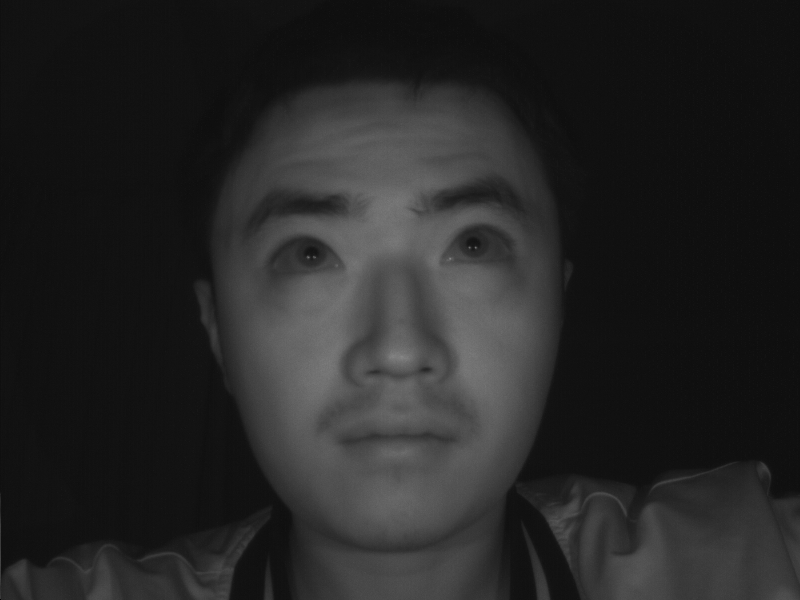
//> input picture 1.bmp, 800 x 600 px
$ ./Lunwen3   (built with g++ and OpenCV 4)
//> lines starting //> are read from the running program, lines starting //| are printed output that depends on the picture; after the words box and inside, x2 and y2 are one past the last pixel; in counts of white or black regions, pixels touching at a corner belong together
#include <opencv2/opencv.hpp>
#include <iostream>
#include <vector>
#include <cmath>
#include <algorithm>

class GradientIntersect {
private:
    // 创建网格向量场
    cv::Mat createGrid(int rows, int cols) {
        cv::Mat grid(2 * rows - 1, 2 * cols - 1, CV_32FC2);

        for (int y = 1 - rows; y < rows; y++) {
            for (int x = 1 - cols; x < cols; x++) {
                float norm = std::sqrt(x * x + y * y);
                if (norm == 0) norm = 1;
                int grid_y = y + rows - 1;
                int grid_x = x + cols - 1;
                grid.at<cv::Vec2f>(grid_y, grid_x) = cv::Vec2f(y / norm, x / norm);
            }
        }
        return grid;
    }

    // 计算归一化梯度
    cv::Mat createGradient(const cv::Mat& image) {
        cv::Mat grad_x, grad_y;
        cv::Sobel(image, grad_x, CV_32F, 1, 0);
        cv::Sobel(image, grad_y, CV_32F, 0, 1);

        cv::Mat gradient(image.size(), CV_32FC2);
        for (int y = 0; y < image.rows; y++) {
            for (int x = 0; x < image.cols; x++) {
                float gx = grad_x.at<float>(y, x);
                float gy = grad_y.at<float>(y, x);
                float norm = std::sqrt(gx * gx + gy * gy);
                if (norm == 0) norm = 1;
                gradient.at<cv::Vec2f>(y, x) = cv::Vec2f(gy / norm, gx / norm);
            }
        }
        return gradient;
    }

public:
    cv::Point locate(const cv::Mat& image, double sigma = 2, int accuracy = 1) {
        // 转换图像为浮点型并归一化
        cv::Mat float_image;
        image.convertTo(float_image, CV_32F);
        cv::normalize(float_image, float_image, 0, 1, cv::NORM_MINMAX);

        // 高斯模糊
        cv::Mat blurred;
        cv::GaussianBlur(float_image, blurred, cv::Size(0, 0), sigma);

        // 获取网格和梯度
        cv::Mat grid = createGrid(image.rows, image.cols);
        cv::Mat gradient = createGradient(float_image);

        // 创建得分矩阵
        cv::Mat scores = cv::Mat::zeros(image.size(), CV_32F);

        // 计算每个像素的得分
        for (int cy = 0; cy < image.rows; cy += accuracy) {
            for (int cx = 0; cx < image.cols; cx += accuracy) {
                float score = 0;
                for (int y = 0; y < image.rows; y++) {
                    for (int x = 0; x < image.cols; x++) {
                        cv::Vec2f disp = grid.at<cv::Vec2f>(
                            image.rows - cy - 1 + y,
                            image.cols - cx - 1 + x
                        );
                        cv::Vec2f grad = gradient.at<cv::Vec2f>(y, x);
                        float dot = disp[0] * grad[0] + disp[1] * grad[1];
                        score += dot * dot;
                    }
                }
                scores.at<float>(cy, cx) = score * (1 - blurred.at<float>(cy, cx));
            }
        }

        // 找到得分最高的点
        cv::Point maxLoc;
        cv::minMaxLoc(scores, nullptr, nullptr, nullptr, &maxLoc);
        return maxLoc;
    }

    // 添加获取梯度图的方法
    cv::Mat getGradientImage(const cv::Mat& image) {
        cv::Mat float_image;
        image.convertTo(float_image, CV_32F);
        cv::normalize(float_image, float_image, 0, 1, cv::NORM_MINMAX);

        cv::Mat gradient = createGradient(float_image);

        // 转换梯度为可视化图像
        cv::Mat gradient_vis(image.size(), CV_8UC1);
        for (int y = 0; y < image.rows; y++) {
            for (int x = 0; x < image.cols; x++) {
                cv::Vec2f grad = gradient.at<cv::Vec2f>(y, x);
                float magnitude = std::sqrt(grad[0] * grad[0] + grad[1] * grad[1]);
                gradient_vis.at<uchar>(y, x) = cv::saturate_cast<uchar>(magnitude * 255);
            }
        }
        return gradient_vis;
    }
};

int main() {
    // 读取图像
    cv::Mat image = cv::imread("1.bmp", cv::IMREAD_GRAYSCALE);
//> image is the input picture: 600 rows x 800 cols, CV_8UC1; min 0, max 135, mean 37.7
    if (image.empty()) {
        std::cerr << "Error: Unable to load image!" << std::endl;
        return -1;
    }
    std::cout << "Image loaded successfully. Size: " << image.size() << std::endl;
//| Image loaded successfully. Size: [800 x 600]

    // 加载眼睛检测器
    cv::CascadeClassifier eye_cascade;
    if (!eye_cascade.load("haarcascades/haarcascade_eye.xml")) {
        std::cerr << "Error: Unable to load eye cascade classifier!" << std::endl;
        return -1;
    }

    // 眼睛检测
    std::vector<cv::Rect> eyes;
    eye_cascade.detectMultiScale(image, eyes, 1.1, 4, 0, cv::Size(30, 30));
//> eyes = 2 Rects (x, y, width, height): [435, 206, 79, 79], [264, 213, 82, 82]
    if (eyes.size() != 2) {
        std::cerr << "Error: Exactly two eyes are required for this operation!" << std::endl;
        return -1;
    }

    // 按x坐标排序，确保左眼在前，右眼在后
    std::sort(eyes.begin(), eyes.end(), [](const cv::Rect& a, const cv::Rect& b) {
        return a.x < b.x;
        });
//> eyes = 2 Rects (x, y, width, height): [264, 213, 82, 82], [435, 206, 79, 79]

    // 创建检测器
    GradientIntersect detector;

    // 处理左眼
    cv::Mat left_eye = image(eyes[0]);
    cv::Point left_pupil = detector.locate(left_eye);
//> after the loop in locate, `for (int cy = 0; cy < image.rows; cy += accuracy)`:
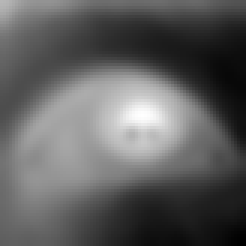
//> scores: 82 rows x 82 cols, CV_32FC1 (shown 3 times larger); min 195.6, max 3843.7, mean 1555.5; drawn with min black and max white
//> in locate, `cv::minMaxLoc(scores, nullptr, nullptr, nullptr, &maxLoc);`: maxLoc = Point(47, 38)
//> left_pupil = Point(47, 38)
    cv::Mat left_gradient = detector.getGradientImage(left_eye);
//> after the loop in getGradientImage, `for (int y = 0; y < image.rows; y++)`:
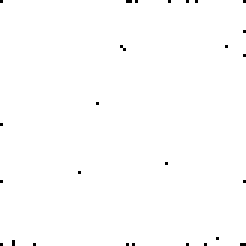
//> gradient_vis: 82 rows x 82 cols, CV_8UC1 (shown 3 times larger); 99.6% white; black in thin lines or dots

    // 处理右眼
    cv::Mat right_eye = image(eyes[1]);
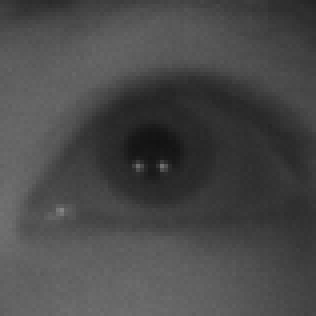
//> right_eye: 79 rows x 79 cols, CV_8UC1 (shown 4 times larger); min 18, max 130, mean 73
    cv::Point right_pupil = detector.locate(right_eye);
//> call 2 of locate, with sigma = 2, accuracy = 1
//> in locate (call 2), `cv::normalize(float_image, float_image, 0, 1, cv::NORM_MINMAX);`:
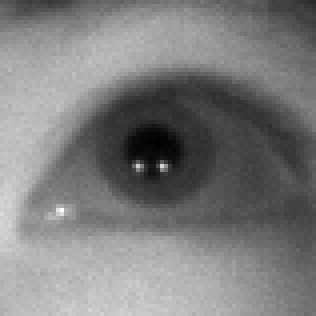
//> float_image: 79 rows x 79 cols, CV_32FC1 (shown 4 times larger); min 0, max 1, mean 0.491
//> in createGradient (call 3), `cv::Sobel(image, grad_y, CV_32F, 0, 1);`:
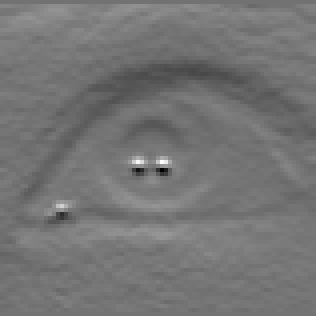
//> grad_y: 79 rows x 79 cols, CV_32FC1 (shown 4 times larger); min -1.81, max 2.21, mean 0.0339; drawn with min black and max white
//> after the loop in locate (call 2), `for (int cy = 0; cy < image.rows; cy += accuracy)`:
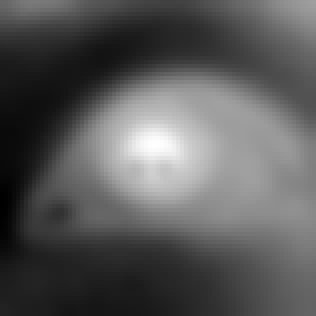
//> scores: 79 rows x 79 cols, CV_32FC1 (shown 4 times larger); min 582.4, max 3523.7, mean 1618.7; drawn with min black and max white
//> in locate (call 2), `cv::minMaxLoc(scores, nullptr, nullptr, nullptr, &maxLoc);`: maxLoc = Point(38, 36)
//> right_pupil = Point(38, 36)
    cv::Mat right_gradient = detector.getGradientImage(right_eye);
//> after the loop in getGradientImage (call 2), `for (int y = 0; y < image.rows; y++)`:
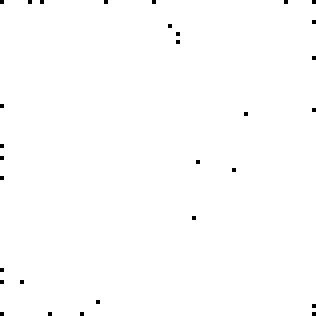
//> gradient_vis: 79 rows x 79 cols, CV_8UC1 (shown 4 times larger); 99.5% white; black in thin lines or dots

    // 计算原图中的瞳孔绝对坐标
    cv::Point left_pupil_abs(eyes[0].x + left_pupil.x, eyes[0].y + left_pupil.y);
//> left_pupil_abs = Point(311, 251)
    cv::Point right_pupil_abs(eyes[1].x + right_pupil.x, eyes[1].y + right_pupil.y);
//> right_pupil_abs = Point(473, 242)

    // 在原图上标记结果
    cv::Mat result = image.clone();

    // 标记左眼
    cv::circle(result, left_pupil_abs, 3, cv::Scalar(255), -1);
//> result: 600 rows x 800 cols, CV_8UC1; 29 pixels changed, all inside (x1, y1, x2, y2) = (308, 248, 315, 255)
    cv::circle(result, left_pupil_abs, 10, cv::Scalar(255), 1);
//> result: 600 rows x 800 cols, CV_8UC1; min 0, max 255, mean 37.8

    // 标记右眼
    cv::circle(result, right_pupil_abs, 3, cv::Scalar(255), -1);
//> result: 600 rows x 800 cols, CV_8UC1; min 0, max 255, mean 37.8
    cv::circle(result, right_pupil_abs, 10, cv::Scalar(255), 1);
//> result: 600 rows x 800 cols, CV_8UC1; min 0, max 255, mean 37.8

    // 创建并显示窗口
    cv::namedWindow("Original", cv::WINDOW_NORMAL);
    cv::namedWindow("Result", cv::WINDOW_NORMAL);
    cv::namedWindow("Left Eye", cv::WINDOW_NORMAL);
    cv::namedWindow("Right Eye", cv::WINDOW_NORMAL);
    cv::namedWindow("Left Gradient", cv::WINDOW_NORMAL);
    cv::namedWindow("Right Gradient", cv::WINDOW_NORMAL);

    // 设置窗口大小
    cv::resizeWindow("Original", 800, 600);
    cv::resizeWindow("Result", 800, 600);
    cv::resizeWindow("Left Eye", 400, 300);
    cv::resizeWindow("Right Eye", 400, 300);
    cv::resizeWindow("Left Gradient", 400, 300);
    cv::resizeWindow("Right Gradient", 400, 300);

    // 显示结果
    cv::imshow("Original", image);
    cv::imshow("Result", result);
    cv::imshow("Left Eye", left_eye);
    cv::imshow("Right Eye", right_eye);
    cv::imshow("Left Gradient", left_gradient);
    cv::imshow("Right Gradient", right_gradient);

    // 保存结果
    cv::imwrite("result1.jpg", result);
    //cv::imwrite("left_gradient.jpg", left_gradient);
    //cv::imwrite("right_gradient.jpg", right_gradient);

    std::cout << "Left pupil absolute position: (" << left_pupil_abs.x << ", " << left_pupil_abs.y << ")" << std::endl;
//| Left pupil absolute position: (311, 251)
    std::cout << "Right pupil absolute position: (" << right_pupil_abs.x << ", " << right_pupil_abs.y << ")" << std::endl;
//| Right pupil absolute position: (473, 242)
    std::cout << "Press any key to exit..." << std::endl;

    cv::waitKey(0);
    cv::destroyAllWindows();

    return 0;
}
